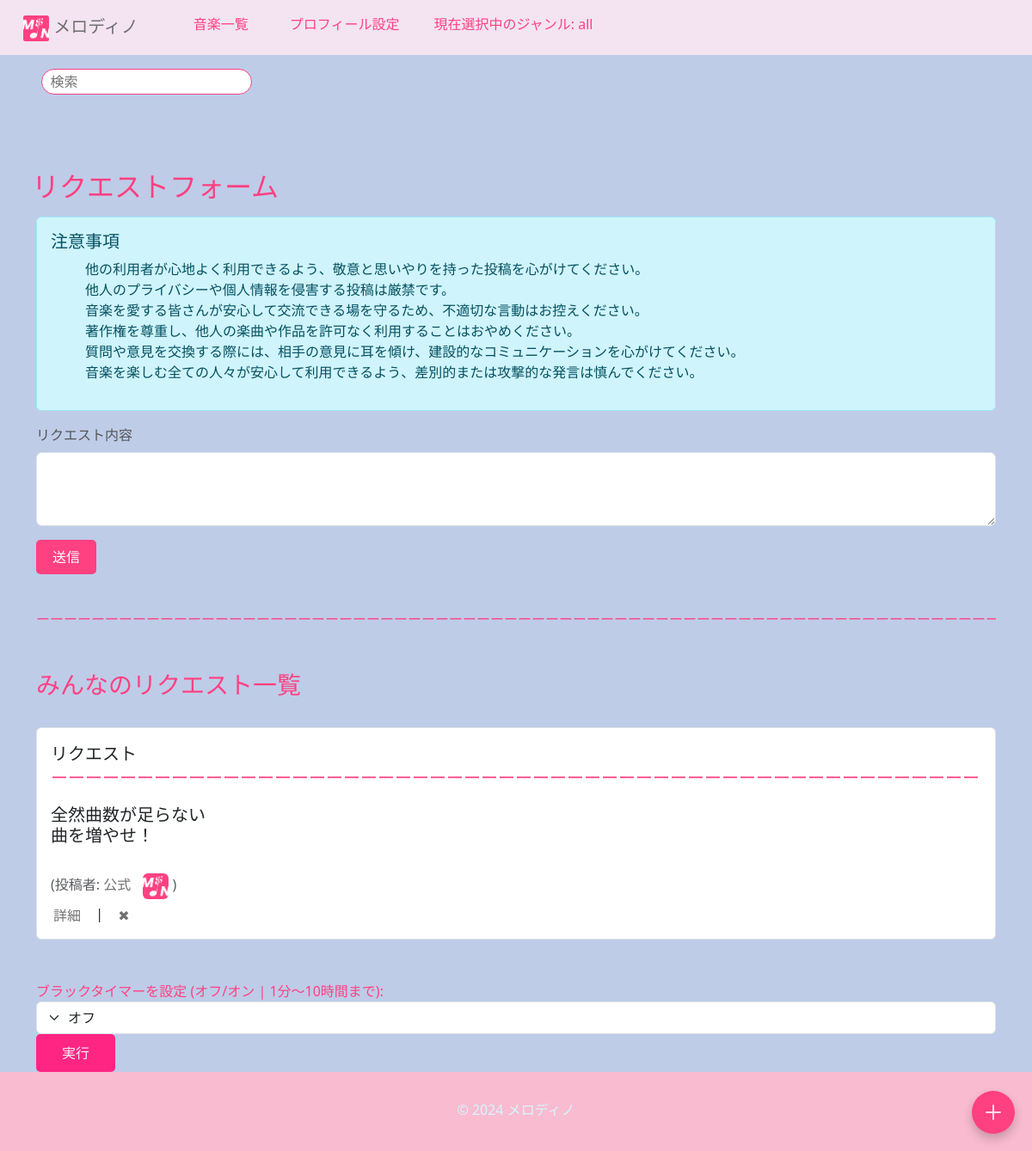
The page /ongaku/requests/ (signed in) on the database as committed earlier.
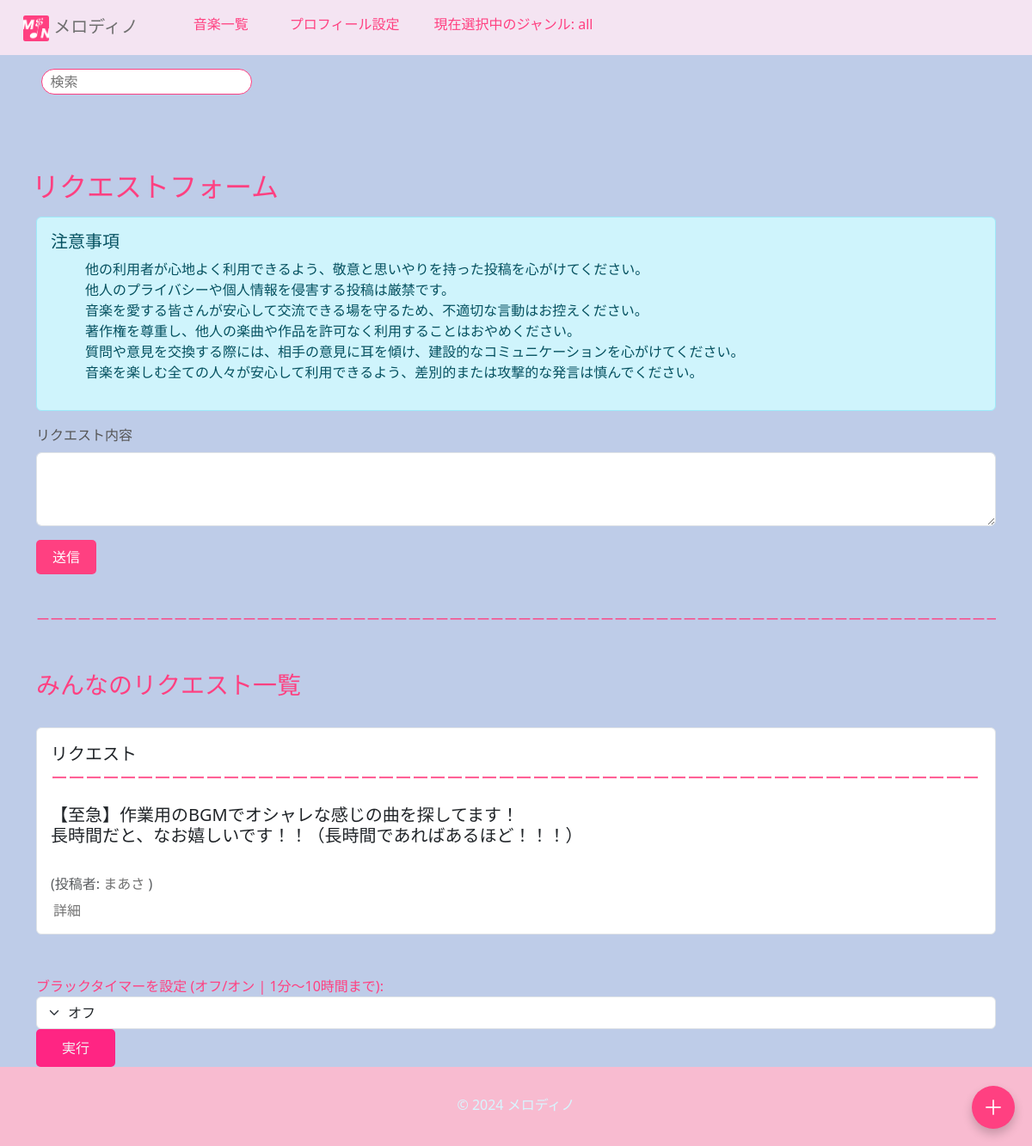
The same page on the database as committed later.
### ongaku/models.py (models this page shows, shortened)
class Request(models.Model):
    title = models.CharField(max_length=100, default="タイトルを記入してください")
    user = models.ForeignKey(User, on_delete=models.CASCADE)  # リクエストをしたユーザー
    description = models.TextField()
    created_at = models.DateTimeField(default=timezone.now)
    text = models.TextField(max_length=100)

class UserProfile(models.Model):
    user = models.OneToOneField(User, on_delete=models.CASCADE)
    songs = models.ManyToManyField(Ongaku)  # ユーザーが作成した曲の関連
    display_name = models.CharField(max_length=100, unique=True, blank=True, null=True)
    bio = models.TextField(blank=True, null=True)  # 自己紹介
    profile_picture = models.ImageField(upload_to='profile_pictures/', blank=True, null=True)
    youtube_url = models.URLField(blank=True, null=True)  # YouTube URL
    twitter_url = models.URLField(blank=True, null=True)  # Twitter URL

### ongaku/views.py (the view)
# urls.py: path('requests/', views.request_view, name='request_view'),
@login_required
def request_view(request):
    if request.method == 'POST':
        request_text = request.POST.get('request_text')
        new_request = Request(text=request_text, user=request.user)
        new_request.save()
        return redirect('request_view')  # リダイレクトしてフォームをリセット
    requests = Request.objects.all().order_by('-created_at')
    return render(request, 'ongaku/request.html', {'requests': requests})

### ongaku/templates/ongaku/request.html (shortened to what this page needs)
{% extends 'base.html' %}
{% block content %}
<div class="container mt-5">
    <h2 style="margin-left: -5px;">リクエストフォーム</h2>
    <div class="alert alert-info mt-3">
        <h5>注意事項</h5>
        <ul>
            <li>他の利用者が心地よく利用できるよう、敬意と思いやりを持った投稿を心がけてください。</li>
            <li>他人のプライバシーや個人情報を侵害する投稿は厳禁です。</li>
            <li>音楽を愛する皆さんが安心して交流できる場を守るため、不適切な言動はお控えください。</li>
            <li>著作権を尊重し、他人の楽曲や作品を許可なく利用することはおやめください。</li>
            <li>質問や意見を交換する際には、相手の意見に耳を傾け、建設的なコミュニケーションを心がけてください。</li>
            <li>音楽を楽しむ全ての人々が安心して利用できるよう、差別的または攻撃的な発言は慎んでください。</li>
        </ul>
    </div>
    <form method="POST" action="{% url 'request_view' %}">
        <div class="mb-3">
            <label for="request_text" class="form-label">リクエスト内容</label>
            <textarea class="form-control" id="request_text" name="request_text" rows="3" required></textarea>
        </div>
        <button type="submit" class="hover-button" style="width: 70px; height: 40px;">送信</button>
    </form>
    <div style="margin-top: 40px; color: #ff4081;">
        <p class="responsive-line">ーーーーーーーーーーーーーーーーーーーーーーーーーーーーーーーーーーーーーーーーーーーーーーーーーーーーーーーーーーーーーーーーーーーーーーーーーーーーーーーーーーーーーーーーーーーーーーーーーーーーーーーーーーーーーーーーーーーーーーーーーーーーーーーーーーーーーーーーーーーーーーーーーーーーーーーー</p>
    </div>
    <h3 class="mt-5">みんなのリクエスト一覧</h3>
    <br>
    <ul class="list-group">
        {% for req in requests %}
            <li class="list-group-item" style="margin-left: -40px;">
               <h5 style="white-space: pre-line; margin-top: 10px;">リクエスト
                <div style="margin-top: -20px; color: #ff4081;">
                    <p class="responsive-line">ーーーーーーーーーーーーーーーーーーーーーーーーーーーーーーーーーーーーーーーーーーーーーーーーーーーーーーーーーーーーーーーーーーーーーーーーーーーーーーーーーーーーーーーーーーーーーーーーーーーーーーーーーーーーーーーーーーーーーーーーーーーーーーーーーーーーーーーーーーーーーーーーーーーーーーーー</p>
                </div>
                <div style="margin-top: -45px;">{{ req.text }}</div></h5>
                <span class="text-muted">
                    <br>
                    (投稿者:
                    <a href="{% url 'profile' req.user.pk %}">
                    {% if req.user.userprofile.display_name == None %}
                        {{ req.user.userprofile.display_name|default:"匿名" }}{{ req.user.id }}
                    {% else %}
                        {{ req.user.userprofile.display_name|default:"匿名" }}
                    {% endif %}</a>
                    {% if req.user.userprofile.profile_picture %}
                        <img src="{{ req.user.userprofile.profile_picture.url }}" alt="プロフィール画像" class="profile-picture">
                    {% endif %})
                </span>
                <br>
                <a href="{% url 'request_detail' req.id %}" style="margin-left: -10px;" class="btn">詳細</a>
                {% if req.user == user %}
                     | <a href="{% url 'delete_request' req.id %}" class="btn">✖︎</a>
                {% endif %}
            </li>
        {% empty %}
            <h5 style="margin-left: -40px;">現在はありません<br><br><br></h5>
        {% endfor %}
    </ul>
</div>
{% endblock %}

Rows that differ between the two databases and show on the page:
removed Request: text "全然曲数が足らない 曲を増やせ！", user.userprofile.display_name "公式", user.userprofile.profile_picture (picture)
added Request: text "【至急】作業用のBGMでオシャレな感じの曲を探してます！ 長時間だと、なお嬉しいです！！（長時間であればあるほど！！！）", user.userprofile.display_name "まあさ"
